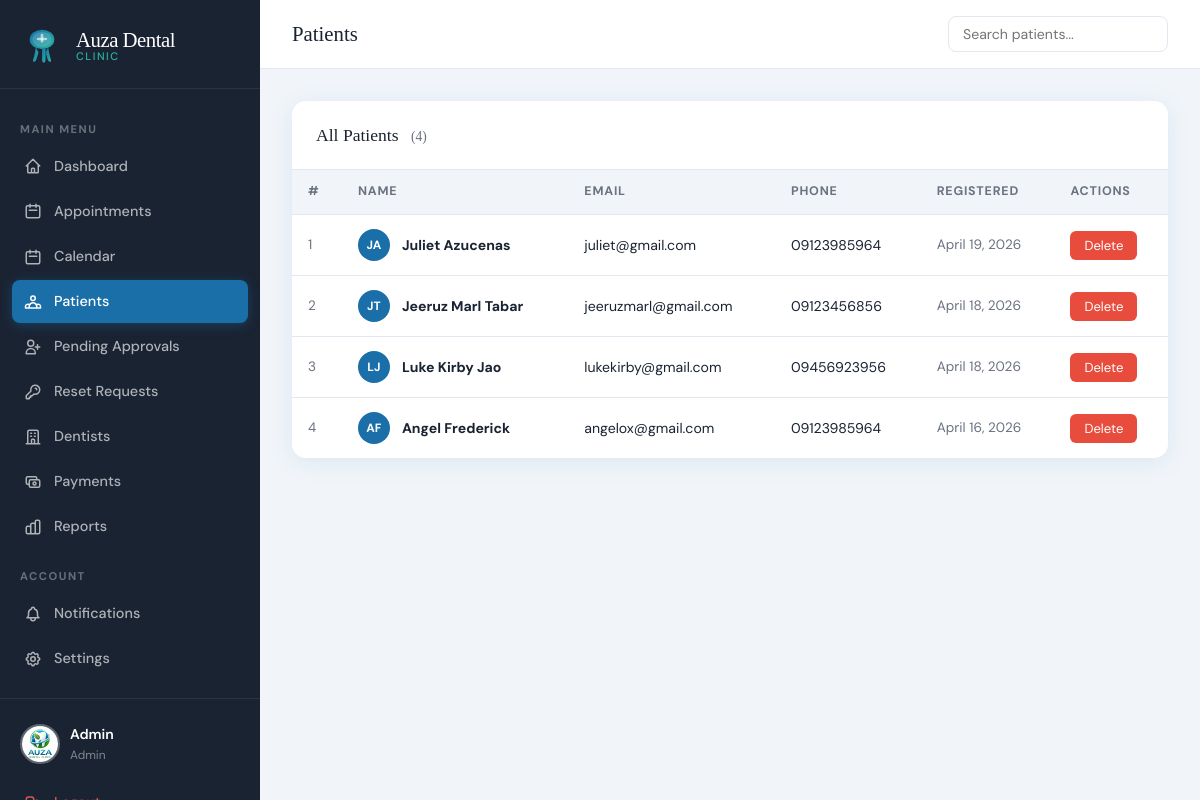
/index.php?page=admin_patients (signed in), run on an earlier commit of the app's database.
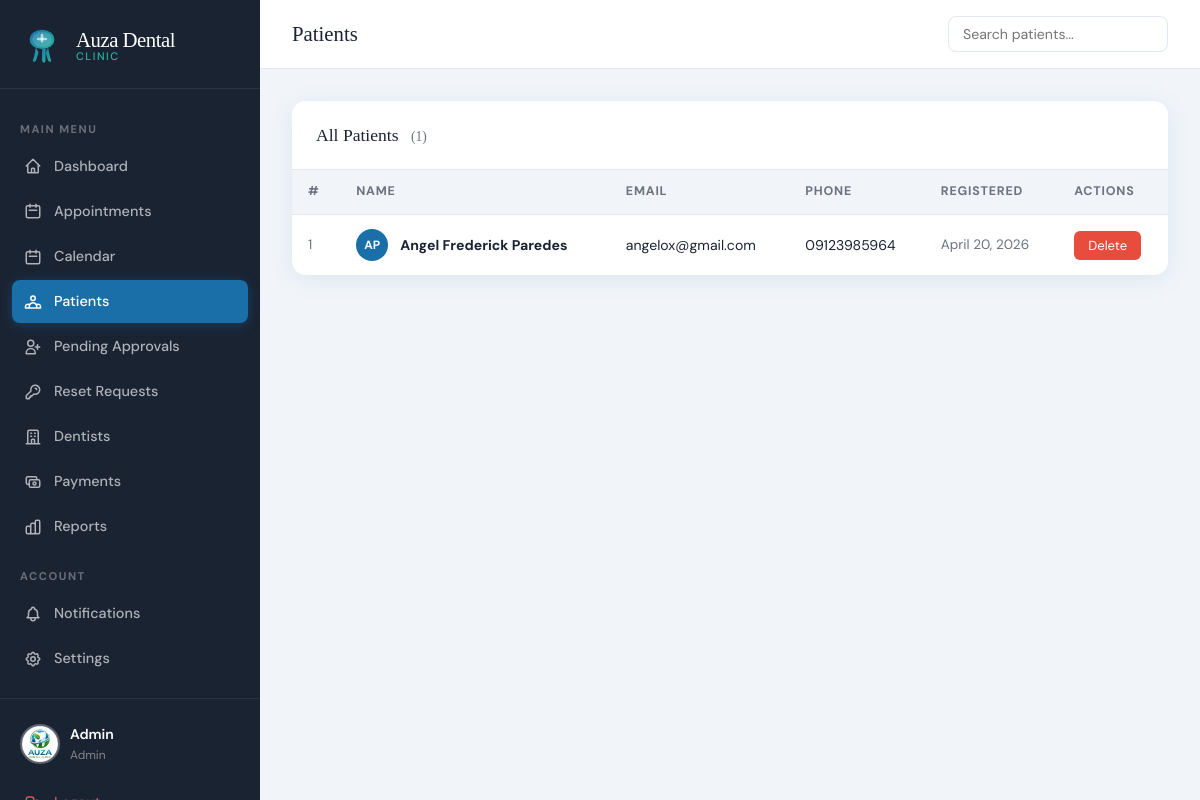
And on a later commit of the database.
### tables this page shows
CREATE TABLE `users` (
  `id` int(11) NOT NULL,
  `first_name` varchar(100) NOT NULL,
  `last_name` varchar(100) NOT NULL,
  `email` varchar(150) NOT NULL,
  `password` varchar(255) NOT NULL,
  `phone` varchar(20) DEFAULT NULL,
  `role` enum('admin','patient') DEFAULT 'patient',
  `is_verified` tinyint(1) DEFAULT 1,
  `status` enum('pending','approved','rejected') DEFAULT 'pending',
  `created_at` datetime DEFAULT current_timestamp(),
  `avatar` varchar(255) DEFAULT NULL,
  `temp_password` varchar(255) DEFAULT NULL
);

### app/controllers/AdminController.php (called while the page is built, shortened)
<?php
require_once __DIR__ . '/../config.php';
class AdminController {
    public function patients() {
        $patients = callProcedure('sp_get_all_patients');
        require __DIR__ . '/../views/admin/patients.php';
    }
}

### app/config.php (called while the page is built, shortened)
<?php
function getDB() {
    static $conn = null;
    if ($conn === null) {
        $conn = new mysqli(DB_HOST, DB_USER, DB_PASS, DB_NAME);
        $conn->set_charset('utf8mb4');
    }
    return $conn;
}
function callProcedure($proc_name, $params = []) {
    $db = getDB();
    if (empty($params)) {
        $sql = "CALL {$proc_name}()";
        $result = $db->query($sql);
    }
    $rows = [];
    while ($row = $result->fetch_assoc()) {
        $rows[] = $row;
    }
    return $rows;
}
function formatDate($date) {
    return date('F j, Y', strtotime($date));
}

### app/views/admin/patients.php (the view, shortened to what this page needs)
<!DOCTYPE html>
<html lang="en">
<head>
<link rel="stylesheet" href="<?= APP_URL ?>/public/css/style.css">
</head>
<body>
<div class="app-layout">
  <?php require_once __DIR__ . '/../shared/sidebar.php'; ?>
  <div class="main-content">
    <div class="topbar">
      <div class="topbar-title">Patients</div>
      <div class="topbar-actions">
        <input type="text" id="searchInput" placeholder="Search patients..." onkeyup="searchTable()"
          style="padding:8px 14px;border:1.5px solid var(--border);border-radius:8px;font-family:var(--font-body);font-size:0.88rem;outline:none;width:220px;">
      </div>
    </div>
    <div class="page-content">
      <?php require_once __DIR__ . '/../shared/helpers.php'; showFlash(); ?>
      <div class="card">
        <div class="card-header">
          <div class="card-title">
            All Patients
            <span style="font-size:0.85rem;font-weight:400;color:var(--gray);margin-left:8px;">(<?= count($patients) ?>)</span>
          </div>
        </div>
        <div class="table-wrap">
          <?php if (empty($patients)): ?>
            <div class="empty-state">
              <svg xmlns="http://www.w3.org/2000/svg" fill="none" viewBox="0 0 24 24" stroke="currentColor"><path stroke-linecap="round" stroke-linejoin="round" stroke-width="1" d="M17 20h5v-2a3 3 0 00-5.356-1.857M17 20H7m10 0v-2c0-.656-.126-1.283-.356-1.857M7 20H2v-2a3 3 0 015.356-1.857M7 20v-2c0-.656.126-1.283.356-1.857m0 0a5.002 5.002 0 019.288 0M15 7a3 3 0 11-6 0 3 3 0 016 0z"/></svg>
              <h3>No Patients Yet</h3>
              <p>Patients will appear here once they register</p>
            </div>
          <?php else: ?>
            <table id="patientsTable">
              <thead>
                <tr>
                  <th>#</th>
                  <th>Name</th>
                  <th>Email</th>
                  <th>Phone</th>
                  <th>Registered</th>
                  <th>Actions</th>
                </tr>
              </thead>
              <tbody>
                <?php foreach ($patients as $i => $p): ?>
                <tr>
                  <td class="text-gray text-sm"><?= $i + 1 ?></td>
                  <td>
                    <div class="flex items-center gap-2">
                      <div class="user-avatar" style="width:32px;height:32px;font-size:0.75rem;background:var(--primary);">
                        <?= strtoupper(substr($p['first_name'], 0, 1) . substr($p['last_name'], 0, 1)) ?>
                      </div>
                      <div>
                        <div class="font-bold"><?= htmlspecialchars($p['first_name'] . ' ' . $p['last_name']) ?></div>
                      </div>
                    </div>
                  </td>
                  <td><?= htmlspecialchars($p['email']) ?></td>
                  <td><?= htmlspecialchars($p['phone'] ?? '—') ?></td>
                  <td class="text-sm text-gray"><?= formatDate($p['created_at']) ?></td>
                  <td>
                    <button
                      onclick="confirmDelete(<?= $p['id'] ?>, '<?= htmlspecialchars($p['first_name'] . ' ' . $p['last_name']) ?>')"
                      style="background:var(--danger,#e53e3e);color:#fff;border:none;padding:6px 14px;border-radius:6px;cursor:pointer;font-size:0.82rem;font-family:var(--font-body);">
                      Delete
                    </button>
                  </td>
                </tr>
                <?php endforeach; ?>
              </tbody>
            </table>
          <?php endif; ?>
        </div>
      </div>
    </div>
  </div>
</div>
</body>
</html>

What changed in the data, as far as the page shows it:
removed users: first_name+last_name "JA", first_name+last_name "Juliet Azucenas", email "juliet@gmail.com", phone "09123985964", created_at "April 19, 2026"
removed users: first_name+last_name "JT", first_name+last_name "Jeeruz Marl Tabar", email "jeeruzmarl@gmail.com", phone "09123456856", created_at "April 18, 2026"
removed users: first_name+last_name "LJ", first_name+last_name "Luke Kirby Jao", email "lukekirby@gmail.com", phone "09456923956", created_at "April 18, 2026"
removed users: first_name+last_name "AF", first_name+last_name "Angel Frederick", email "angelox@gmail.com", phone "09123985964", created_at "April 16, 2026"
added users: first_name+last_name "AP", first_name+last_name "Angel Frederick Paredes", email "angelox@gmail.com", phone "09123985964", created_at "April 20, 2026"
Also different on the page:
count($patients): "4" → "1"
